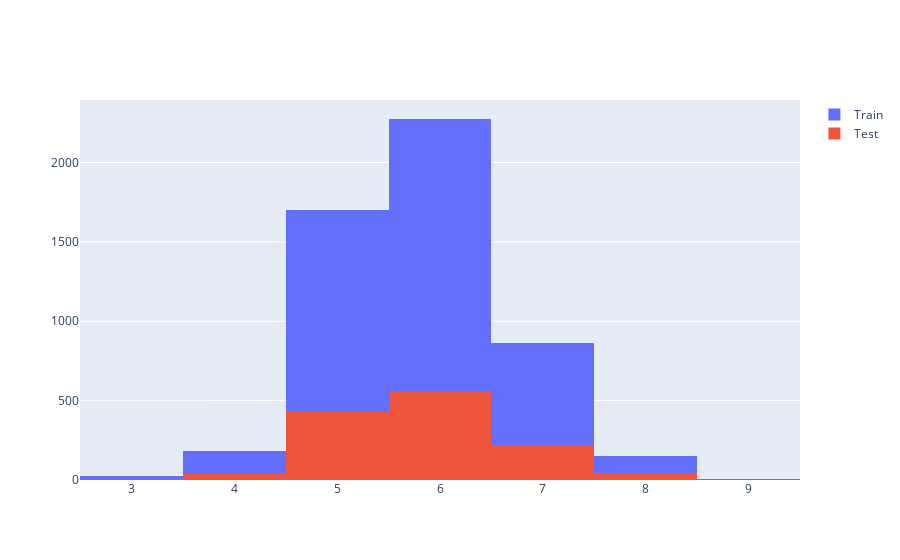

Notebook code cell kept with this figure:
### Markdown cell above
### 히스토그램으로 확인

### Code cell
import plotly.graph_objects as go

fig = go.Figure()
fig.add_trace(go.Histogram(x=train_data['quality'], name = 'Train'))
fig.add_trace(go.Histogram(x=test_data['quality'], name = 'Test'))

fig.update_layout(barmode='overlay')  ## 겹처서 그려주는 것
fig.update_traces(opacity=0.75)  ## 투명도
fig.show()

### Figure 1 — Plotly figure (JSON) as saved in the notebook; plotly's stock layout.template omitted (floating-point values rounded to 4 significant figures; data arrays with more than 128 entries replaced by an {"elided": "..."} marker saying what was removed)
{"data": [{"name": "Train", "type": "histogram", "x": {"elided": "5197 int values"}}, {"name": "Test", "type": "histogram", "x": {"elided": "1300 int values"}}], "layout": {"barmode": "overlay"}}
